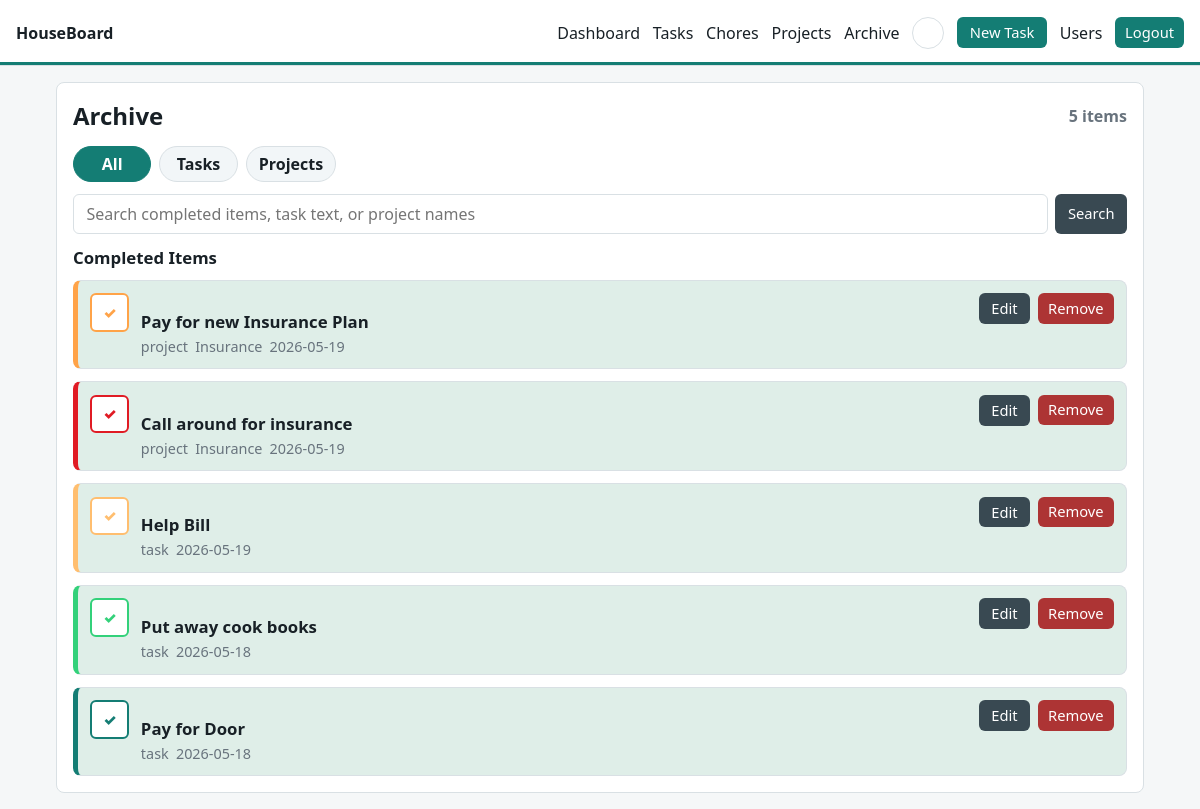
Screenshot of /archive?tab=all&q= (signed in) with the database file from the repository.
### app/models.py (models this page shows)
class Task(Base):
    __tablename__ = "tasks"
    id: Mapped[int] = mapped_column(Integer, primary_key=True)
    title: Mapped[str] = mapped_column(String(160), index=True)
    description: Mapped[str] = mapped_column(Text, default="")
    type: Mapped[str] = mapped_column(String(20), default="chore")
    status: Mapped[str] = mapped_column(String(20), default="incomplete", index=True)
    priority: Mapped[int] = mapped_column(Integer, default=2)
    color: Mapped[str] = mapped_column(String(20), default="#147d74")
    assigned_to: Mapped[int | None] = mapped_column(ForeignKey("users.id"), nullable=True)
    project_name: Mapped[str] = mapped_column(String(120), default="", index=True)
    project_order: Mapped[int] = mapped_column(Integer, default=0)
    reset_frequency: Mapped[str] = mapped_column(String(30), default="daily")
    reset_value: Mapped[str] = mapped_column(String(100), default="")
    due_at: Mapped[datetime | None] = mapped_column(DateTime(timezone=True), nullable=True)
    completed_date: Mapped[date | None] = mapped_column(Date, nullable=True, index=True)
    next_reset_at: Mapped[datetime | None] = mapped_column(DateTime(timezone=True), nullable=True)
    created_at: Mapped[datetime] = mapped_column(DateTime(timezone=True), default=utcnow)
    updated_at: Mapped[datetime] = mapped_column(DateTime(timezone=True), default=utcnow)
    assignee: Mapped[User | None] = relationship(back_populates="tasks")
    history: Mapped[list["TaskHistory"]] = relationship(
        back_populates="task", cascade="all, delete-orphan"
    )

### app/main.py (the view)
@app.get("/archive", response_class=HTMLResponse)
def archive_page(
    request: Request,
    tab: str = "all",
    q: str = "",
    user: User = Depends(get_current_user),
    db: Session = Depends(get_db),
):
    current_tab = tab if tab in {"all", "tasks", "projects"} else "all"
    items = archive_tasks(db, tab=current_tab, query=q)
    project_groups = archive_project_groups(items) if current_tab == "projects" else []
    return render(
        request,
        "archive.html",
        {
            "user": user,
            "tab": current_tab,
            "q": q,
            "items": items,
            "project_groups": project_groups,
            "project_color": lambda name: project_color(db, name),
            "project_quote": project_quote,
        },
    )

### app/templates/archive.html (shortened to what this page needs)
{% extends "base.html" %}
{% block content %}
<section class="panel">
  <div class="section-title archive-head">
    <h1>Archive</h1>
    <span class="archive-count">{{ items | length }} items</span>
  </div>
  <div class="archive-tabs">
    <a class="archive-tab {% if tab == 'all' %}active{% endif %}" href="/archive?tab=all&q={{ q }}">All</a>
    <a class="archive-tab {% if tab == 'tasks' %}active{% endif %}" href="/archive?tab=tasks&q={{ q }}">Tasks</a>
    <a class="archive-tab {% if tab == 'projects' %}active{% endif %}" href="/archive?tab=projects&q={{ q }}">Projects</a>
  </div>
  <form method="get" action="/archive" class="archive-search">
    <input name="q" value="{{ q }}" placeholder="Search completed items, task text, or project names">
    <button type="submit" class="secondary">Search</button>
  </form>
  {% if tab == "projects" %}
    <div class="archive-project-groups">
      {% for group in project_groups %}
        <section class="browser-group archive-project-group" style="--project-color: {{ project_color(group.name) }}">
          <div class="archive-project-head">
            <div>
              <h2>{{ group.name }}</h2>
              <p>{{ group.count }} completed items{% if group.last_completed_at %} · last {{ group.last_completed_at | short_date }}{% endif %}</p>
            </div>
            <a class="button-link secondary-link" href="/projects">Open Projects</a>
          </div>
          <div class="task-list">
            {% for task in group.tasks %}
              <article class="task-card complete archive-card" style="--task-color: {{ task.color }}">
                <form method="post" action="/projects/tasks/{{ task.id }}/toggle?return_to=/archive?tab={{ tab }}">
                  <button class="check" title="Mark incomplete">✓</button>
                </form>
                <div>
                  <h3>{{ task.title }}</h3>
                  <div class="meta">
                    <span>{{ "No order" if task.project_order == 0 else "Order " ~ task.project_order }}</span>
                    {% if task.due_at %}<span>Due {{ task.due_at | short_date }}</span>{% endif %}
                    {% if task.completed_date %}<span>{{ task.completed_date }}</span>{% endif %}
                  </div>
                </div>
                <div class="task-actions">
                  <a class="button-link secondary-link" href="/tasks/{{ task.id }}/edit">Edit</a>
                  <form method="post" action="/projects/tasks/{{ task.id }}/delete?return_to=/archive?tab={{ tab }}">
                    <button class="danger" type="submit">Remove</button>
                  </form>
                </div>
              </article>
            {% endfor %}
          </div>
        </section>
      {% else %}
        <p class="empty">No completed project items in this view.</p>
      {% endfor %}
    </div>
  {% else %}
    <div class="task-browser">
      <section class="browser-group">
        <h2>Completed Items</h2>
        <div class="task-list">
          {% for task in items %}
            <article class="task-card complete archive-card" style="--task-color: {{ task.color }}">
              <form method="post" action="/tasks/{{ task.id }}/toggle?return_to=/archive?tab={{ tab }}">
                <button class="check" title="Mark incomplete">✓</button>
              </form>
              <div>
                <h3>{{ task.title }}</h3>
                <div class="meta">
                  <span>{{ task.type or "task" }}</span>
                  {% if task.project_name %}<span>{{ task.project_name }}</span>{% endif %}
                  {% if task.completed_date %}<span>{{ task.completed_date }}</span>{% endif %}
                </div>
              </div>
              <div class="task-actions">
                <a class="button-link secondary-link" href="/tasks/{{ task.id }}/edit">Edit</a>
                {% if task.project_name %}
                  <form method="post" action="/projects/tasks/{{ task.id }}/delete?return_to=/archive?tab={{ tab }}">
                    <button class="danger" type="submit">Remove</button>
                  </form>
                {% else %}
                  <form method="post" action="/tasks/{{ task.id }}/delete?return_to=/archive?tab={{ tab }}">
                    <button class="danger" type="submit">Remove</button>
                  </form>
                {% endif %}
              </div>
            </article>
          {% else %}
            <p class="empty">No completed items in this view.</p>
          {% endfor %}
        </div>
      </section>
    </div>
  {% endif %}
</section>
{% endblock %}

### app/static/GrayPry_Globals.css (style rules this page uses)
* { box-sizing: border-box }
body, html { height: 100%; margin: 0; font-family: Arial; }
button { font-family: Consolas,monaco,monospace; }

### app/static/styles.css (style rules this page uses)
:root { color-scheme: light; --bg: #f5f7f8; --panel: #ffffff; --text: #182026; --muted: #68737d; --line: #d9e0e4; --accent: #147d74; --accent-strong: #0f5f59; --danger: #ad3434; --done: #dfeee8; --row-scale: 1; --session-highlight: transparent; --radius-sm: 6px; --radius-md: 8px; --control-font-size: calc(0.92rem * var(--row-scale)); --control-py: calc(0.5rem * var(--row-scale)); --control-px: calc(0.78rem * var(--row-scale)); --control-py-compact: calc(0.4rem * var(--row-scale)); --control-px-compact: calc(0.62rem * var(--row-scale)); --dashboard-col-chores: minmax(250px, 0.65fr); --dashboard-col-main: minmax(520px, 1.55fr); --topbar-height: 66px; --task-row-height: 2.7rem; }
* { box-sizing: border-box; }
body { margin: 0; background: var(--bg); color: var(--text); font-family: system-ui, -apple-system, BlinkMacSystemFont, "Segoe UI", sans-serif; }
a { color: inherit; text-decoration: none; }
button, input, select, textarea { font: inherit; }
button { border: 0; border-radius: var(--radius-sm); background: var(--accent); color: white; padding: var(--control-py) var(--control-px); font-size: var(--control-font-size); line-height: 1.2; cursor: pointer; }
.button-link, .nav-action { display: inline-flex; align-items: center; justify-content: center; border-radius: var(--radius-sm); background: var(--accent); color: #fff; padding: var(--control-py) var(--control-px); font-size: var(--control-font-size); line-height: 1; }
.secondary { background: #394952; }
.secondary-link { background: #394952; }
.danger { background: var(--danger); }
.auth-panel, .panel { background: var(--panel); border: 1px solid var(--line); border-radius: var(--radius-md); padding: 1rem; }
input, select, textarea { width: 100%; border: 1px solid var(--line); border-radius: var(--radius-sm); padding: var(--control-py) var(--control-px); background: #fff; color: var(--text); }
h1, h2, p { margin-top: 0; }
.task-browser { display: grid; gap: 1rem; }
.browser-group { display: grid; gap: 0.65rem; }
.browser-group h2 { margin: 0; font-size: 1.05rem; }
.task-list { display: grid; gap: 0.75rem; }
.archive-head { margin-bottom: 0.55rem; }
.archive-count { color: var(--muted); font-weight: 700; }
.archive-tabs { display: flex; gap: 0.5rem; flex-wrap: wrap; margin-bottom: 0.7rem; }
.archive-tab { display: inline-flex; align-items: center; justify-content: center; min-width: 4.9rem; border-radius: 999px; border: 1px solid var(--line); background: #f2f6f8; color: var(--text); padding: 0.4rem 0.75rem; font-weight: 700; }
.archive-tab.active { background: var(--accent); border-color: var(--accent); color: #fff; }
.archive-search { display: grid; grid-template-columns: minmax(0, 1fr) auto; gap: 0.45rem; margin-bottom: 0.8rem; }
.archive-card { background: color-mix(in oklab, var(--done) 86%, white); }
.section-title { display: flex; align-items: center; justify-content: space-between; gap: 1rem; margin-bottom: 0.85rem; }
.section-title h1 { margin: 0; }
.task-card { display: grid; grid-template-columns: auto 1fr auto; gap: 0.75rem; align-items: start; padding: calc(0.78rem * var(--row-scale)); border: 1px solid var(--line); border-left: 5px solid var(--task-color, var(--accent)); border-radius: 8px; background: #fff; }
.task-card.complete { background: var(--done); }
.task-card h3 { margin-bottom: 0.25rem; font-size: 1.05rem; }
.check { width: 2.4rem; height: 2.4rem; padding: 0; border: 2px solid var(--task-color, var(--accent)); background: white; color: var(--task-color, var(--accent)); font-weight: 900; }
.task-actions { display: flex; align-items: start; gap: 0.5rem; }
.task-actions form { margin: 0; }
.task-actions button { padding: var(--control-py-compact) var(--control-px-compact); }
.meta { display: flex; gap: 0.45rem; flex-wrap: wrap; }
.meta span, .stats span, .dash-tasks span, .user-list span { color: var(--muted); font-size: 0.9rem; }

### rows the page displays
Task: title "Pay for new Insurance Plan", type "project", project_name "Insurance", completed_date "2026-05-19"
Task: title "Call around for insurance", type "project", project_name "Insurance", completed_date "2026-05-19"
Task: title "Help Bill", type "task", completed_date "2026-05-19"
Task: title "Put away cook books", type "task", completed_date "2026-05-18"
Task: title "Pay for Door", type "task", completed_date "2026-05-18"

### other values shown
{{ app_name }} "HouseBoard"
{{ items | length }} "5"
